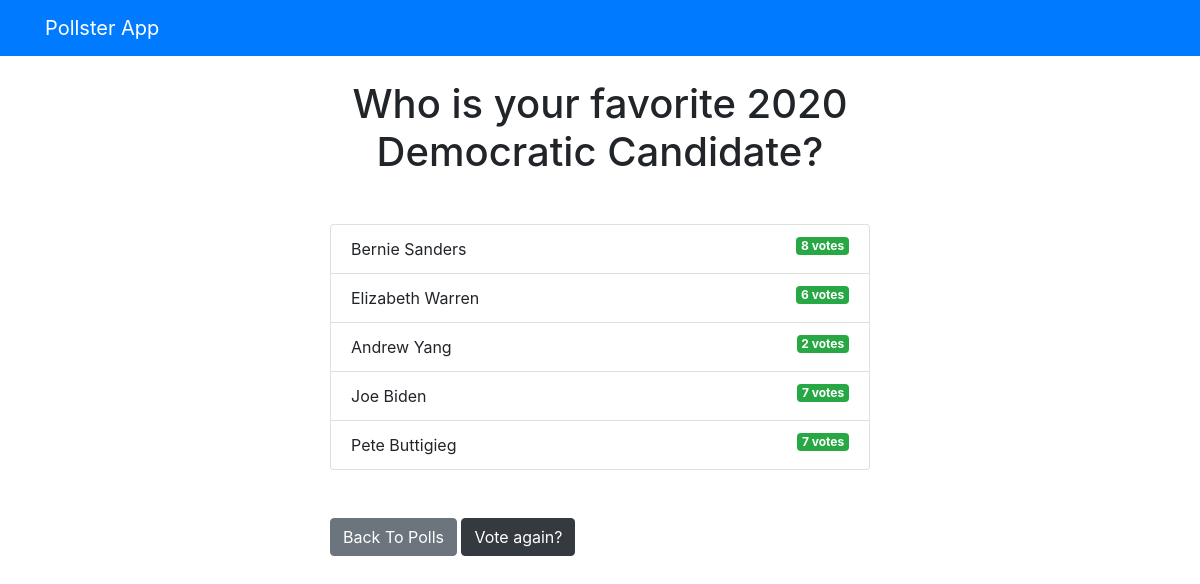
Screenshot of /polls/3/results/ with the database file from the repository.
### polls/models.py (models this page shows, shortened)
class Question(models.Model):
    question_text = models.CharField(max_length=255)
    publish_date = models.DateTimeField('date published')

class Choice(models.Model):
    question = models.ForeignKey(Question, on_delete=models.CASCADE)
    choice_text = models.CharField(max_length=255)
    votes = models.IntegerField(default=0)

### polls/views.py (the view)
# urls.py: path('<int:question_id>/results/', views.results, name='results'),
def results(request, question_id):
    question = get_object_or_404(Question, pk=question_id)
    return render(request, 'polls/results.html', {'question': question })

### templates/polls/results.html (shortened to what this page needs)
{% extends 'base.html' %}
{% block content %}
<h1 class="mb-5 text-center">{{ question.question_text }}</h1>
<ul class="list-group mb-5">
  {% for choice in question.choice_set.all %}
  <li class="list-group-item">
    {{ choice.choice_text }}
    <span class="badge badge-success float-right">{{ choice.votes }} vote{{ choice.votes | pluralize }}</span>
  </li>
  {% endfor %}
</ul>
<a class="btn btn-secondary" href="{% url 'polls:index' %}">Back To Polls</a>
<a class="btn btn-dark" href="{% url 'polls:detail' question.id %}">Vote again?</a>
{% endblock %}

### rows the page displays
Question: question_text "Who is your favorite 2020 Democratic Candidate?"
Choice: choice_text "Bernie Sanders", votes "8", votes|pluralize "s"
Choice: choice_text "Elizabeth Warren", votes "6", votes|pluralize "s"
Choice: choice_text "Andrew Yang", votes "2", votes|pluralize "s"
Choice: choice_text "Joe Biden", votes "7", votes|pluralize "s"
Choice: choice_text "Pete Buttigieg", votes "7", votes|pluralize "s"
